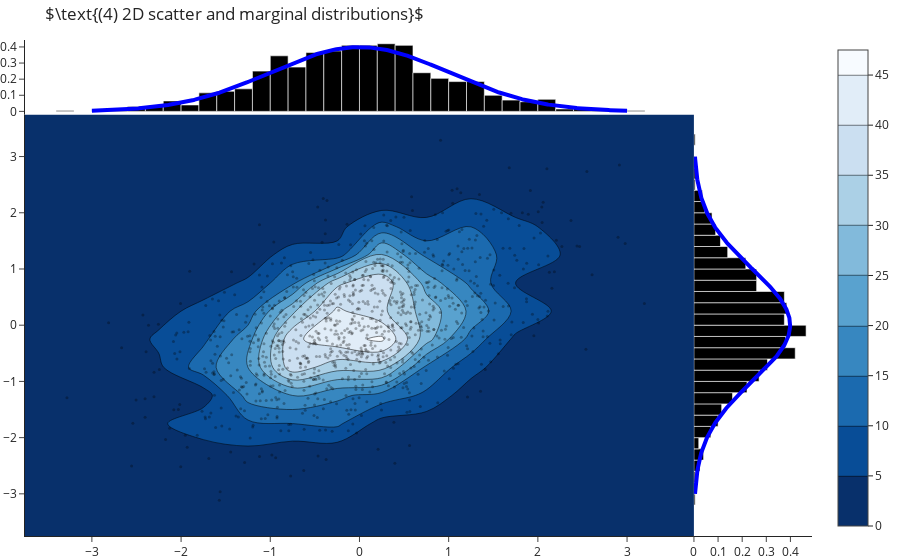

The notebook cell saved with this chart:
### Markdown cell above
When the given data is of a higher dimensionality, and we are interested in understanding the correlation between two different dimensions, we can look at a 2D histogram (or heatmap) of the data, as well as the marginal distributions of each dimension.

### Code cell
mu = [0, 0]
sigma = [[1, 0.5],
         [0.5, 1]]
S = np.random.multivariate_normal(mu, sigma, 1000)

X_axis = np.linspace(-3, 3, 500)

theoretical_distribution_x = norm.pdf(X_axis, 0, 1)
theoretical_distribution_y = theoretical_distribution_x


go.Figure()\
.add_trace(go.Histogram2dContour(x=S[:, 0], y=S[:, 1], 
        colorscale = 'Blues', reversescale = True, xaxis = 'x', yaxis = 'y'))\
.add_trace(go.Scatter(x = S[:, 0], y=S[:, 1], xaxis = 'x', yaxis = 'y', mode = 'markers', marker = dict( color = 'rgba(0,0,0,0.3)', size = 3)))\
.add_trace(go.Histogram(y = S[:, 1], histnorm="probability density", xaxis = 'x2', marker = dict(color = 'rgba(0,0,0,1)')))\
.add_trace(go.Histogram(x = S[:, 0], histnorm="probability density", yaxis = 'y2', marker = dict(color = 'rgba(0,0,0,1)')))\
.add_trace(go.Scatter(x=X_axis, y=theoretical_distribution_x, mode='lines', name=r'$N(0, 1)$',yaxis='y2', line=dict(width=4, color="rgb(0,0,255)")))\
.add_trace(go.Scatter(y=X_axis, x=theoretical_distribution_x, mode='lines', name=r'$N(0, 1)$', xaxis='x2', line=dict(width=4, color="rgb(0,0,255)")))\
.update_layout(
    xaxis = dict(zeroline = False, domain = [0,0.85], showgrid = False),
    yaxis = dict(zeroline = False, domain = [0,0.85], showgrid = False),
    xaxis2 = dict(zeroline = False, domain = [0.85,1], showgrid = False),
    yaxis2 = dict(zeroline = False, domain = [0.85,1], showgrid = False),
    hovermode = 'closest', showlegend = False,
    title=r"$\text{(4) 2D scatter and marginal distributions}$"
)\
.show()

### Figure 1 — Plotly figure (JSON) as saved in the notebook; plotly's stock layout.template omitted (floating-point values rounded to 4 significant figures; data arrays with more than 128 entries replaced by an {"elided": "..."} marker saying what was removed)
{"data": [{"colorscale": [[0.0, "rgb(247,251,255)"], [0.125, "rgb(222,235,247)"], [0.25, "rgb(198,219,239)"], [0.375, "rgb(158,202,225)"], [0.5, "rgb(107,174,214)"], [0.625, "rgb(66,146,198)"], [0.75, "rgb(33,113,181)"], [0.875, "rgb(8,81,156)"], [1.0, "rgb(8,48,107)"]], "reversescale": true, "type": "histogram2dcontour", "x": {"elided": "1000 float values"}, "xaxis": "x", "y": {"elided": "1000 float values"}, "yaxis": "y"}, {"marker": {"color": "rgba(0,0,0,0.3)", "size": 3}, "mode": "markers", "type": "scatter", "x": {"elided": "1000 float values"}, "xaxis": "x", "y": {"elided": "1000 float values"}, "yaxis": "y"}, {"histnorm": "probability density", "marker": {"color": "rgba(0,0,0,1)"}, "type": "histogram", "xaxis": "x2", "y": {"elided": "1000 float values"}}, {"histnorm": "probability density", "marker": {"color": "rgba(0,0,0,1)"}, "type": "histogram", "x": {"elided": "1000 float values"}, "yaxis": "y2"}, {"line": {"color": "rgb(0,0,255)", "width": 4}, "mode": "lines", "name": "$N(0, 1)$", "type": "scatter", "x": {"elided": "500 float values"}, "y": {"elided": "500 float values"}, "yaxis": "y2"}, {"line": {"color": "rgb(0,0,255)", "width": 4}, "mode": "lines", "name": "$N(0, 1)$", "type": "scatter", "x": {"elided": "500 float values"}, "xaxis": "x2", "y": {"elided": "500 float values"}}], "layout": {"hovermode": "closest", "showlegend": false, "title": {"text": "$\\text{(4) 2D scatter and marginal distributions}$"}, "xaxis": {"domain": [0, 0.85], "showgrid": false, "zeroline": false}, "xaxis2": {"domain": [0.85, 1], "showgrid": false, "zeroline": false}, "yaxis": {"domain": [0, 0.85], "showgrid": false, "zeroline": false}, "yaxis2": {"domain": [0.85, 1], "showgrid": false, "zeroline": false}}}
